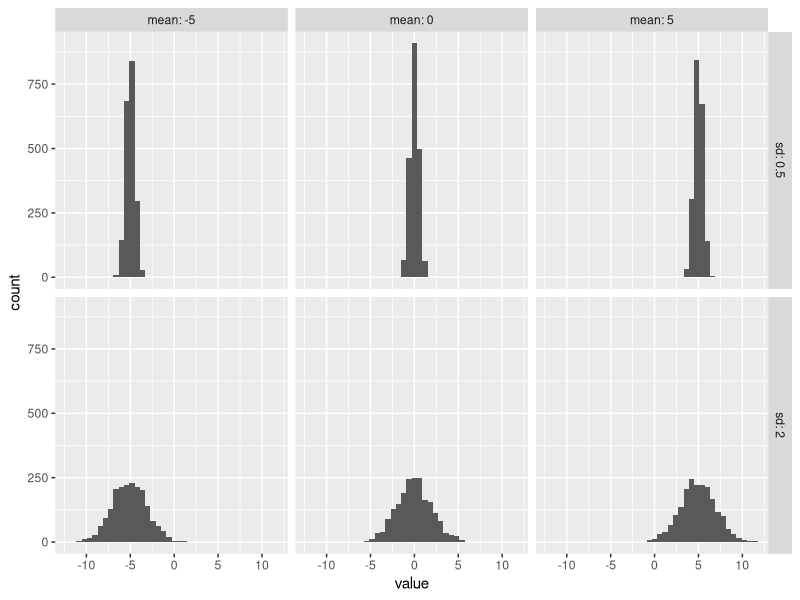

Reproduce this figure in R.
## ---- chunk 1
knitr::opts_chunk$set(echo = TRUE, fig.width = 6, fig.height = 3.5,
                      collapse = TRUE, comment = "#>")
library(tidyverse)
set.seed(40601)
## ---- chunk 2
n <- 1000
draws <- list(
  norm   = rnorm(n),
  unif   = runif(n),
  exp    = rexp(n),
  cauchy = rcauchy(n)
) |> enframe() |> unnest(value)

draws |> group_by(name) |> summarize(mean(value))
## ---- chunk 3
expand_grid(mean = c(-5, 0, 5), sd = c(0.5, 2)) |>
  mutate(value = map2(mean, sd, ~ rnorm(2000, mean = .x, sd = .y))) |>
  unnest(value) |>
  ggplot(aes(x = value)) +
  geom_histogram(bins = 40) +
  facet_grid(sd ~ mean, labeller = label_both)
